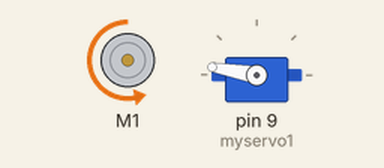
Simulated run of this sketch. Board: Arduino Uno, built with avr-gcc and run on an emulated ATmega328P. Shown: DC motor (green arrow = forward, orange = backward, longer = faster), servo. What the sketch prints to the serial monitor is not drawn.

Above: at 0.1 s.
At 26.1 s:
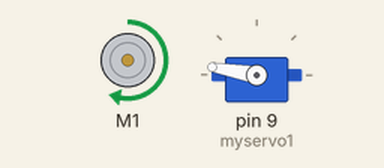
Timing chart, 0 to 40.0 s (numbered marks = the images above):
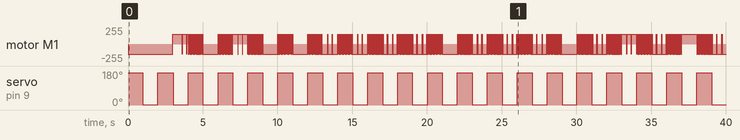

The sketch:

motor_kontrol.ino
```cpp
#include <AFMotor.h>
#include <Servo.h>


// step motor isimli step motor nesnemizi oluşturuyoruz
//nema 17 step motor kullandığım için devir adım sayısını 200 yapıyorum
//2 yazaarak step motoru M3 | M4 klemenslerine bağlayacağımı söylüyorum
AF_Stepper step_motor(200, 2);


// dc motor için motor isimli nesne oluşturuyoruz
// dc motoru shield üzerindeki M1 klemenslerine bağlıyoruz
AF_DCMotor motor(1);

// myservo1 isimli servo nesnemizi oluşturuyoruz
Servo myservo1;

unsigned long simdiki_zaman = 0;
unsigned long gecmis_zaman1 = 0;
unsigned long gecmis_zaman2 = 0;

bool value1 = false, value2 = false;


void setup() {
  Serial.begin(9600);
  Serial.println("motor shield test!");

  // step motorun hızını belirliyoruz
  step_motor.setSpeed(150);
  // dc motorun hızını belirliyoruz
  motor.setSpeed(150);
  // ilk açılışda dc motorumuzu durduruyoruz
  motor.run(RELEASE);

  // 9 pine bağlı servomuzu başlatıyoruz
  myservo1.attach(9);
}

void loop() {

  simdiki_zaman = millis();

// her 3 saniyede bir value2 nin değerini değiştiriyoruz
  if(simdiki_zaman-gecmis_zaman2 >3000){
    value2 = !value2;
  }

  // value2 nin değeri her değişmesinde aşşağıdaki if blokların bir tanesine girip çıkıyoruz
  if(value2 == true){
    motor.run(FORWARD);
  }
  if(value2 == false){
    motor.run(BACKWARD);
  }


  // her 3 saniyede bir value1 nin değerini değiştiriyoruz
  if (simdiki_zaman - gecmis_zaman1 > 1000) {
    value1 = !value1;
    gecmis_zaman1 = simdiki_zaman;
  }

  // value1 in değerine göre if bloklarına girerek servonun açısını değiştirıyoruz
  if (value1 == false) {

    myservo1.write(170);
  }
  if (value1 == true) {

    myservo1.write(1);
  }


}
```

Measured:
- by itself, servo on pin 9 (myservo1): alternates 170° for 1.0 s and 1° for 1.0 s
